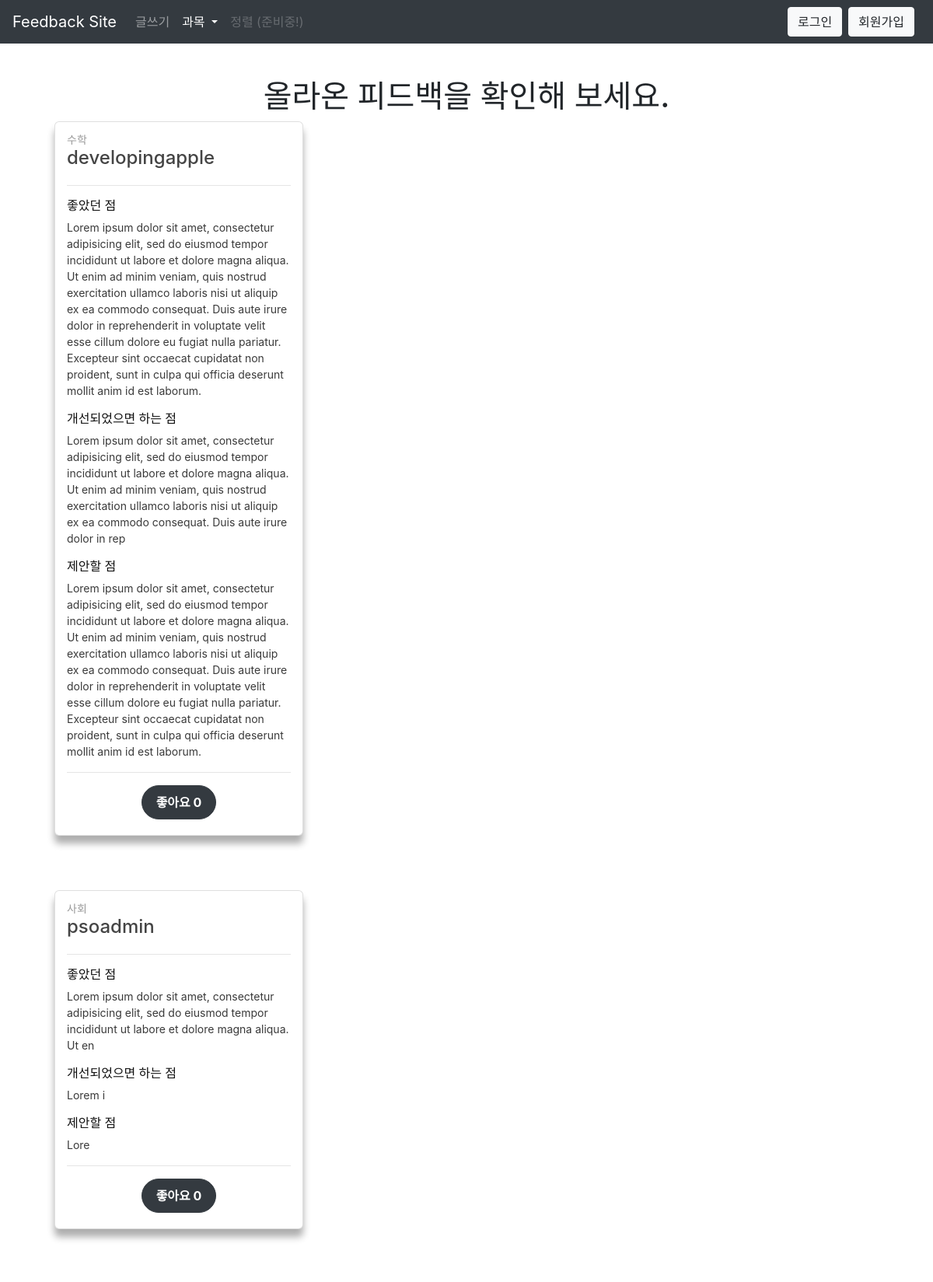
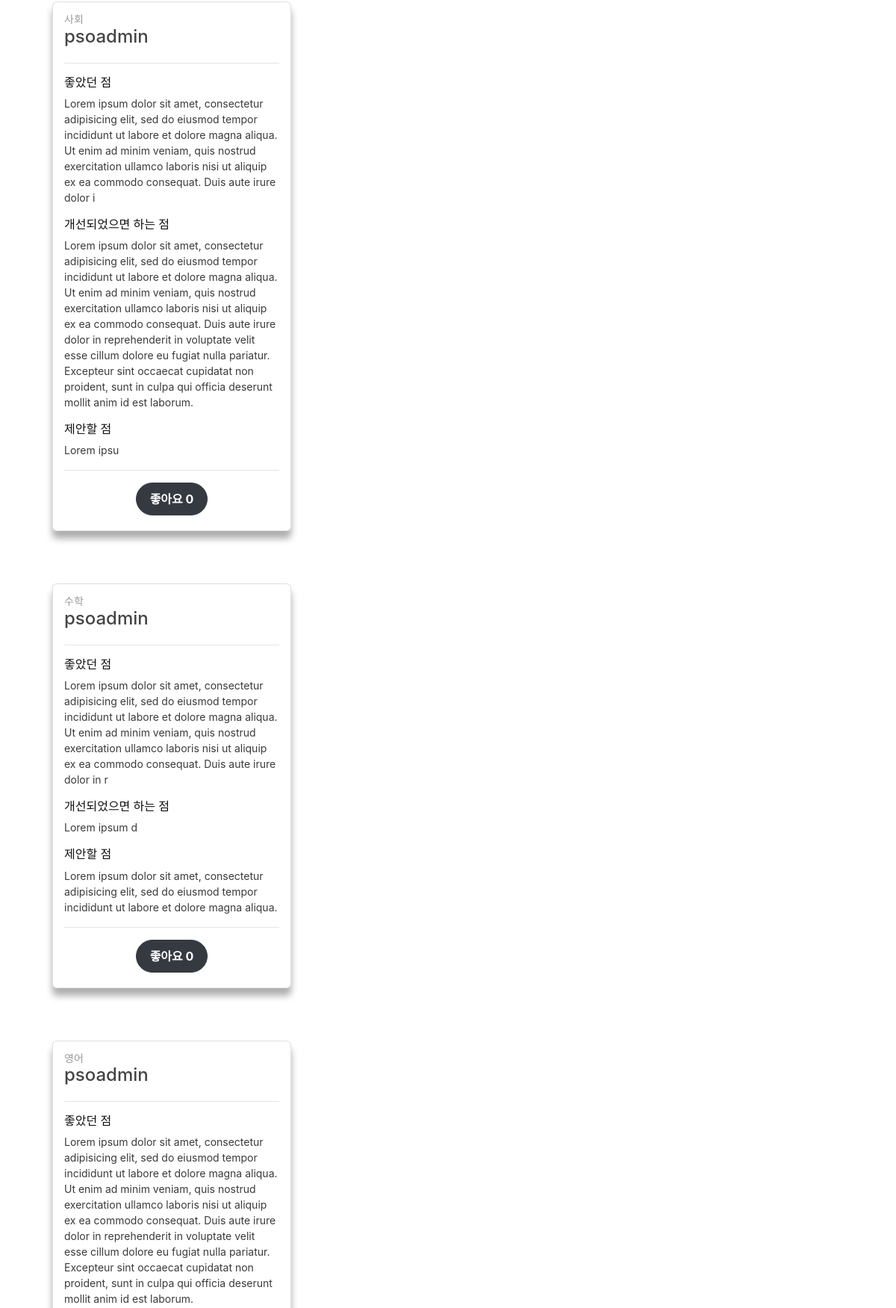
The page / (upper part) on the database its author committed (2 pictures, top to bottom).
### feedback/models.py (models this page shows, shortened)
class Post(models.Model):
    subject = models.ForeignKey('feedback.Subject', default=1, on_delete=models.CASCADE)
    user = models.ForeignKey(User, on_delete=models.CASCADE)
    goodPoint = models.TextField(verbose_name='좋았던 점', default=' ')
    improvingPoint = models.TextField(verbose_name='개선되었으면 하는 점', default=' ')
    anotherPoint = models.TextField(verbose_name='하고싶은 말', default=' ')
    created_date = models.DateTimeField(auto_now=True)
    numOfLike = models.IntegerField(default=0)
    def __str__(self):
        return str(self.user)

class Subject(models.Model):
    subject = models.CharField(max_length=20, verbose_name='과목')
    created_date = models.DateTimeField(auto_now=True)
    def __str__(self):
        return str(self.subject)

### feedback/views.py (the view)
# urls.py: url(r'^$', views.allPosts, name='allPosts'),
def allPosts(request):
    subjects = Subject.objects.filter(created_date__lte=timezone.now()).order_by('created_date')
    posts = Post.objects.filter(created_date__lte=timezone.now()).order_by('created_date').reverse()
    return render(request, 'posts.html', {'subjects': subjects, 'posts': posts})

### feedback/templates/posts.html
{% extends 'base.html' %}
{% block content %}
    <h1 class="text-center">올라온 피드백을 확인해 보세요.</h1>
    <div class="masonry-container">
        {% for post in posts %}
            <div class="card-box col-md-4 col-sm-6">
                <div class="card">
                    <div class="content">
                        <h6 class="category">{{ post.subject }}</h6>
                        <h4 class="title"><a href="/detail/{{ post.id }}">{{ post }}</a></h4>
                        <hr>
                        <h5>좋았던 점</h5>
                        <p class="description">{{ post.goodPoint|linebreaksbr }}</p>
                        <h5>개선되었으면 하는 점</h5>
                        <p class="description">{{ post.improvingPoint|linebreaksbr }}</p>
                        <h5>제안할 점</h5>
                        <p class="description">{{ post.anotherPoint|linebreaksbr }}</p>
                        <hr>
                        <div class="footer btn-center">
                            {% if user.is_authenticated %}
                                <a href="/likes/{{post.id}}/"><button type="submit" class="btn btn-dark btn-round">좋아요 {{ post.numOfLike }}</button></a>
                            {% else %}
                                <button type="button" class="btn btn-dark btn-round" data-toggle="modal" data-target="#loginModal">좋아요 {{ post.numOfLike }}</button>
                            {% endif %}
                        </div>
                    </div>
                </div>
            </div>
        {% endfor %}
    </div>
{% endblock %}

### feedback/static/css/hipster_cards.css (style rules this page uses)
.card h1, .card .h1, .card h2, .card .h2, .card h3, .card .h3, .card h4, .card .h4, .card h5, .card .h5, .card h6, .card .h6, .card p, .card .navbar, .card .brand, .card .btn, .card a, .card .td-name, .card td { -moz-osx-font-smoothing: grayscale; -webkit-font-smoothing: antialiased; }
.btn-center { text-align: center; }
.btn-round { border-width: 1px; border-radius: 30px !important; padding: 9px 18px; }
body { background-color: ffffff; }
a { color: #2CA8FF; }
.card { border-radius: 6px; box-shadow: 0 10px 10px rgba(0, 0, 0, 0.32); background-color: #ffffff; margin-bottom: 20px; position: relative; max-width: 320px; margin-left: auto; margin-right: auto; }
.card .title, .card .stats, .card .category, .card .description, .card .social-line, .card .actions, .card .content, .card .footer, .card small, .card a { position: relative; z-index: 3; }
.card a { color: #444444; }
.card .btn { text-shadow: none; font-weight: bold; }
.card .category, .card .label { font-size: 14px; margin-bottom: 0px; }
.card .category { color: #9A9A9A; }
.card .title { color: #333333; }
.card .content { padding: 15px 15px 5px 15px; }
.card .content .title { margin: 10px 0 20px 0; }
.card .content .category ~ .title { margin-top: 0px; }
.card .description { font-size: 14px; color: #3A3A3A; }
.card h5 { font-size: 16px; color: #101010; }
.card h6 { font-size: 12px; margin: 0; }
.card .footer { padding: 0 15px 15px; }

### feedback/templates/base.html (style rules this page uses)
.card { margin-bottom: 70px; }

### rows shown on the page
Post: subject "수학", user.username "developingapple", goodPoint "Lorem ipsum dolor sit amet, consectetur adipisicing elit, sed do eiusmod tempor incididunt ut labore et dolore magna aliqua. Ut enim ad minim veniam, quis nostrud exercitation ullamco laboris nisi ut aliquip ex ea commodo consequat. Duis aute irure dolor in reprehenderit in voluptate velit esse cillum dolore eu fugiat nulla pariatur. Excepteur sint occaecat cupidatat non proident, sunt in culpa qui officia deserunt mollit anim id est laborum.", improvingPoint "Lorem ipsum dolor sit amet, consectetur adipisicing elit, sed do eiusmod tempor incididunt ut labore et dolore magna aliqua. Ut enim ad minim veniam, quis nostrud exercitation ullamco laboris nisi ut aliquip ex ea commodo consequat. Duis aute irure dolor in rep", anotherPoint "Lorem ipsum dolor sit amet, consectetur adipisicing elit, sed do eiusmod tempor incididunt ut labore et dolore magna aliqua. Ut enim ad minim veniam, quis nostrud exercitation ullamco laboris nisi ut aliquip ex ea commodo consequat. Duis aute irure dolor in reprehenderit in voluptate velit esse cillum dolore eu fugiat nulla pariatur. Excepteur sint occaecat cupidatat non proident, sunt in culpa qui officia deserunt mollit anim id est laborum.", numOfLike "0"
Post: subject "사회", user.username "psoadmin", goodPoint "Lorem ipsum dolor sit amet, consectetur adipisicing elit, sed do eiusmod tempor incididunt ut labore et dolore magna aliqua. Ut en", improvingPoint "Lorem i", anotherPoint "Lore", numOfLike "0"
Post: subject "사회", user.username "psoadmin", goodPoint "Lorem ipsum dolor sit amet, consectetur adipisicing elit, sed do eiusmod tempor incididunt ut labore et dolore magna aliqua. Ut enim ad minim veniam, quis nostrud exercitation ullamco laboris nisi ut aliquip ex ea commodo consequat. Duis aute irure dolor i", improvingPoint "Lorem ipsum dolor sit amet, consectetur adipisicing elit, sed do eiusmod tempor incididunt ut labore et dolore magna aliqua. Ut enim ad minim veniam, quis nostrud exercitation ullamco laboris nisi ut aliquip ex ea commodo consequat. Duis aute irure dolor in reprehenderit in voluptate velit esse cillum dolore eu fugiat nulla pariatur. Excepteur sint occaecat cupidatat non proident, sunt in culpa qui officia deserunt mollit anim id est laborum.", anotherPoint "Lorem ipsu", numOfLike "0"
Post: subject "수학", user.username "psoadmin", goodPoint "Lorem ipsum dolor sit amet, consectetur adipisicing elit, sed do eiusmod tempor incididunt ut labore et dolore magna aliqua. Ut enim ad minim veniam, quis nostrud exercitation ullamco laboris nisi ut aliquip ex ea commodo consequat. Duis aute irure dolor in r", improvingPoint "Lorem ipsum d", anotherPoint "Lorem ipsum dolor sit amet, consectetur adipisicing elit, sed do eiusmod tempor incididunt ut labore et dolore magna aliqua.", numOfLike "0"
Post: subject "영어", user.username "psoadmin", goodPoint "Lorem ipsum dolor sit amet, consectetur adipisicing elit, sed do eiusmod tempor incididunt ut labore et dolore magna aliqua. Ut enim ad minim veniam, quis nostrud exercitation ullamco laboris nisi ut aliquip ex ea commodo consequat. Duis aute irure dolor in reprehenderit in voluptate velit esse cillum dolore eu fugiat nulla pariatur. Excepteur sint occaecat cupidatat non proident, sunt in culpa qui officia deserunt mollit anim id est laborum."
